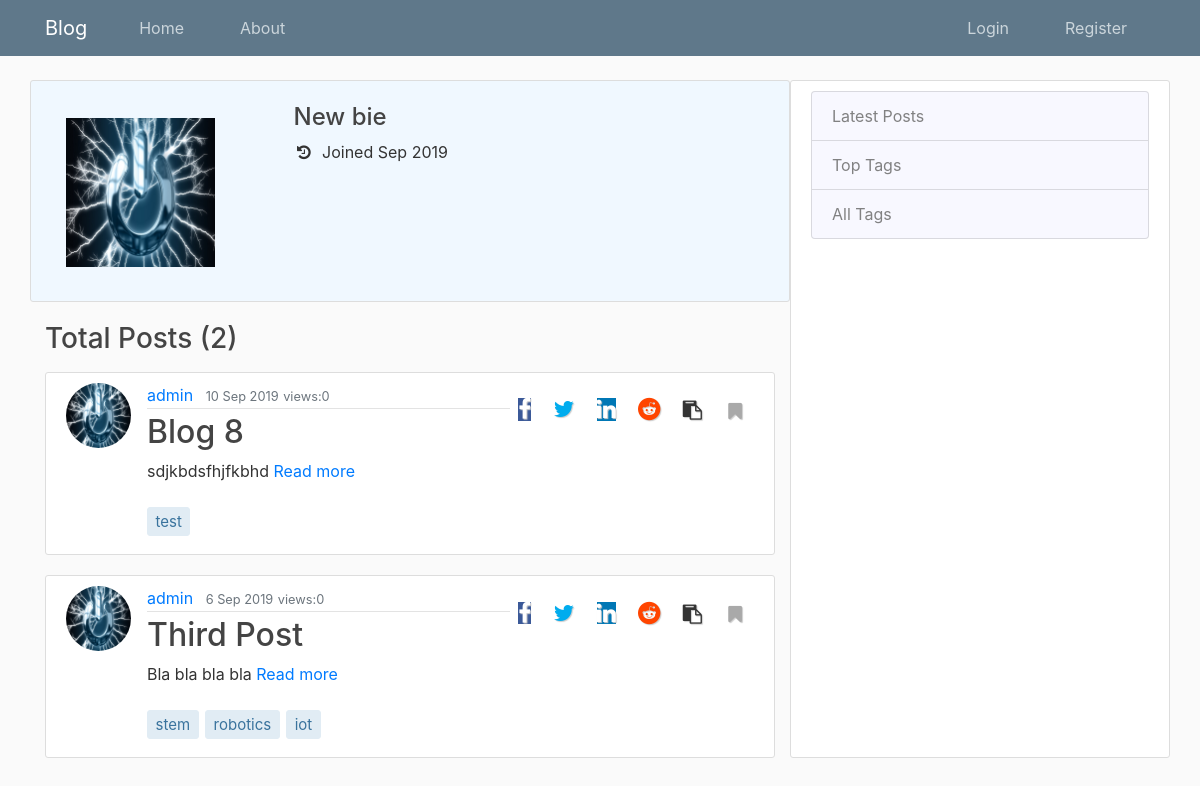
Page /blog/user/admin on the earlier database version.
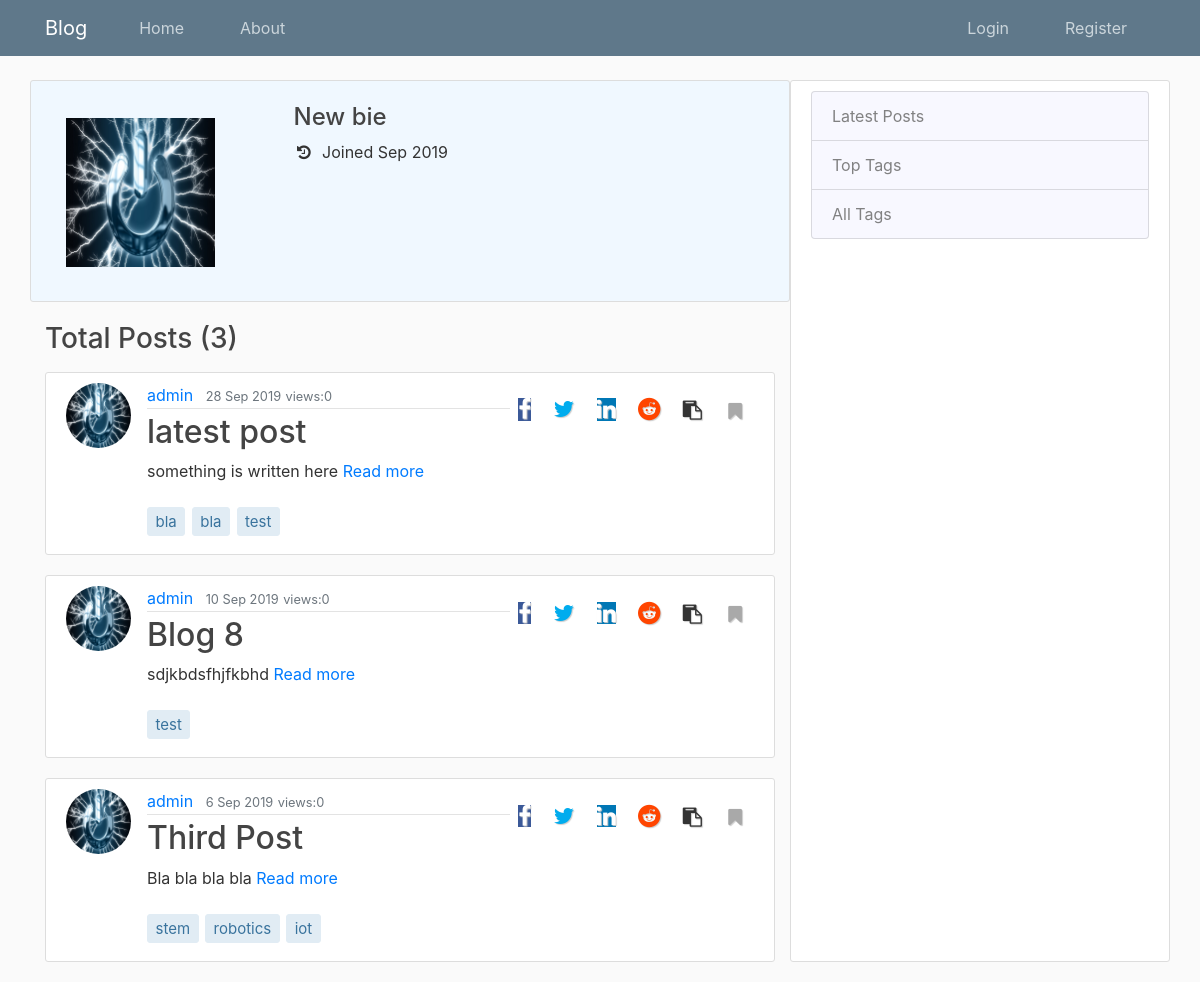
Same page on the later database version.
### Users/models.py (models this page shows, shortened)
class Profile(models.Model):
    user = models.OneToOneField(User, on_delete=models.CASCADE)
    bio = models.CharField(null=True, max_length=140, blank=True)
    image = models.ImageField(default='default.jpg', upload_to='profile_pics', blank=True)
    public = models.BooleanField(default=False)
    website = models.CharField(null=True, blank=True, max_length=80)
    location = models.CharField(null=True, max_length=200, blank=True)
    join_date = models.DateTimeField(auto_now_add=True)
    bookmarked_posts = models.ManyToManyField(Post)
    def __str__(self):
        return f'{self.user.username} Profile'
    def get_bookmarked_posts(self):
        return [post.id for post in self.bookmarked_posts.all()]

### Blog/models.py (models this page shows, shortened)
class Post(models.Model):
    title = models.CharField(help_text='Try to keep the title short, within 80 characters.', max_length=80, unique=True)
    slug = models.SlugField(default='', max_length=80)
    content = MarkupField(help_text=('This field supports all markup formatting'),
                        default='',
                        default_markup_type='markdown',
                        )
    tags = models.CharField(help_text='Enter tags separated by spaces. Do not enter more than 5 tags', max_length=80, default='', blank=True)
    date_posted = models.DateTimeField(default=timezone.now)
    last_updated = models.DateTimeField(auto_now=True)
    author = models.ForeignKey(User, null=True, on_delete=models.SET_NULL)
    publish = models.BooleanField(default=False)
    def get_tags_list(self):
        return self.tags.split()
    def get_post_detail_url(self):
        return reverse('Blog:post-detail', kwargs={'slug':self.slug})
    @property
    def hit_count(self):
        url, created = UrlHit.objects.get_or_create(url=self.get_post_detail_url())
        return url.hits

### Track/models.py (models this page shows, shortened)
class UrlHit(models.Model):
    url     = models.URLField()
    hits    = models.PositiveIntegerField(default=0)
    class Meta:
        ordering = ['-hits']

### Blog/views.py (the view)
# urls.py: path('user/<str:username>', views.UserPostListView.as_view(), name='user-posts'),
class UserPostListView(ListView):
    template_name = 'Blog/user_posts.html'   # <app>/<model>_<viewtype>.html
    context_object_name = 'posts'
    queryset = Post.objects.filter(publish=True)
    paginate_by = 5
    def get_queryset(self):
        user = get_object_or_404(User, username=self.kwargs.get('username'))
        return Post.objects.filter(author=user).order_by('-date_posted')
    def get_context_data(self, **kwargs):
        context = super(UserPostListView, self).get_context_data(**kwargs)
        context['author'] = get_object_or_404(User,
                                                username=self.kwargs.get('username')
                                                )
        context['profile'] = context['author'].profile
        return context

### Blog/templates/Blog/user_posts.html (shortened to what this page needs)
{% extends "Blog/base.html" %}
{% block content %}
{% if page_obj.paginator.count %}
    <div class="row {{profile}} content-section mt-0">
        <div class="avatar col-12 col-lg-3 col-xs-12 col-md-3 pr-3">
            <img class="user-img" src="{{ author.profile.image.url }}" alt="{{ author.first_name }} {{ author.last_name }}">
        </div>
        <div class="profile-info col-12 col-lg-9 col-xs-12 col-md-9 mt-1 pr-3">
            <ul class="list-unstyled ml-5 pr-3">
                <h4 class="user-bio mb-2">
                    {{ author.profile.bio }}
                </h4>
                <li class="user-join-date mt-2">
                    <span>
                    <i class="fa fa-history fa-fw mr-2"></i>Joined {{ author.profile.join_date|date:"M Y" }}<li>
                </span>
            </ul>
        </div>
    </div>
    <h3 class="mb-3">Total Posts ({{ page_obj.paginator.count }})</h3>
    {% include "post_list.html" %}
{% else %}
<h5 class="mt-5">There are no posts here.
    {% if author == user %}
    Try writing some <a class="" href="{% url 'Blog:post-create' %}">Posts</a>
    {% endif %}
</h5>
{% endif %}
{% endblock content %}

### Blog/templates/Blog/base.html (shortened to what this page needs)
{% load static %}
<!DOCTYPE html>
<html lang="en">
<head>
    <link rel="stylesheet" href="https://maxcdn.bootstrapcdn.com/bootstrap/4.0.0/css/bootstrap.min.css">
    <link rel="stylesheet" href="https://stackpath.bootstrapcdn.com/font-awesome/4.7.0/css/font-awesome.min.css">
    <link rel="stylesheet" type="text/css" href="{% static 'Blog/main.css' %}">
</head>
<header class="site-header">
    <nav class="navbar navbar-expand-md navbar-dark bg-steel fixed-top">
        <div class="container">
            <a class="navbar-brand mr-4" href="{% url 'Blog:home' %}">Blog</a>
            <div class="collapse navbar-collapse" id="navbarToggle">
                <div class="navbar-nav mr-auto">
                    <a class="nav-item nav-link" href="{% url 'Blog:home' %}">Home</a>
                    <a class="nav-item nav-link" href="{% url 'Blog:about' %}">About</a>
                </div>
                <div class="navbar-nav">
                    {% if user.is_authenticated %}
                    <div id="dropdown" class="dropdown">
                        {% comment %} <button class="dropbtn">{{user.first_name}}</button> {% endcomment %}
                        <a href="#" class="dropdown-toggle" data-toggle="dropdown"><img src={{user.profile.image.url}} class="user-image ml-2"><span class="caret"></span></a>
                        {% comment %} <i class="fa fa-caret-down"></i> {% endcomment %}
                        <div class="dropdown-menu">
                            <p class="ml-3 mb-0">Signed in as <strong>{{user.username}}</strong><p>
                            <a class="nav-item nav-link" href="{% url 'profile' %}">Edit Profile</a>
                            <a class="nav-item nav-link" href="{% url 'Blog:post-create' %}">New Post</a>
                            <a class="nav-item nav-link" href="{% url 'Blog:my-posts' user %}">My Posts</a>
                            <a class="nav-item nav-link" href="{% url 'Blog:user-bookmarks' user %}">Bookmarks</a>
                            <a class="nav-item nav-link" href="#">Drafts</a>
                            <a class="nav-item nav-link" href="{% url 'logout' %}">Log Out</a>
                        </div>
                    </div>
                    {% else %}
                    <a class="nav-item nav-link" href="{% url 'login' %}">Login</a>
                    <a class="nav-item nav-link" href="{% url 'register' %}">Register</a>
                    {% endif %}
                </div>
            </div>
        </div>
    </nav>
</header>
<body>
    <main role="main" class="container">
        <div class="row">
            <div class="col-md-8">
                {% block content %}
                {% endblock %}
            </div>
                <div id="sidebar" class="col-md-4 content-section">
                        <ul class="list-group">
                            <li id="latest-posts" class="list-group-item list-group-item-light" data-url='{% url "Blog:latest-posts" %}'>Latest Posts</li>
                            <li id="top-tags" class="list-group-item list-group-item-light" data-url='{% url "Blog:top-tags" %}'>Top Tags<br></li>
                            <li id="all-tags" class="list-group-item list-group-item-light" data-url='{% url "Blog:all-tags" %}'>All Tags<br></li>
                        </ul>
                </div>
            </div>
    </main>
</body>
</html>

### Blog/templates/post_list.html (shortened to what this page needs)
{% for post in posts %}
<div class="media content-section">
    <img class="rounded-circle article-img" src="{{ post.author.profile.image.url }}">
    <div class="media-body">
        <div class="article-metadata">
            <a class="mr-2" href="{% url 'Blog:user-posts' post.author.username %}">{{ post.author }}</a>
            <small class="text-muted">{{ post.date_posted|date:"j M Y" }}</small>
            <small class="text-muted">views:{{post.hit_count}}</small>
        </div>
        <h2><a class="article-title" href="{% url 'Blog:post-detail' post.slug %}">{{ post.title }}</a></h2>
        <p class="article-short-des">{{ post.content|truncatewords_html:'50' }}&nbsp<span><a href="{% url 'Blog:post-detail' post.slug %}">Read more</a></p>
        {% include "tags.html" with tags=post.get_tags_list %}
    </div>
{% include "share.html" %}
</div>
{% endfor %}

### Blog/templates/tags.html (shortened to what this page needs)
<span>
{% for tag in tags %}
    <a href="{% url 'Blog:tagged' tag %}"><p class="article-tags">{{ tag }}</p></a>
{% endfor %}
</span>

### Blog/templates/share.html
{% with domain='https://staycurious.in' %}
<ul class="list-unstyled share-icon mt-2 mb-2 float-right">
    {% url 'Blog:post-detail' post.slug as link %}
    {% with domain|add:link as link %}
        <li><a href="http://www.facebook.com/sharer.php?u={{link}}" rel="nofollow noopener noreferrer" target="_blank"><i class="fa fa-facebook ml-2 mr-2"></i></a></li>
        <li><a href="http://www.twitter.com/share?text={{object.title}}&url={{link}}" rel="nofollow noopener noreferrer" target="_blank"><i class="fa fa-twitter ml-2 mr-2"></i></a></li>
        <li><a href="http://www.linkedin.com/shareArticle?mini=true&url={{link|urlencode:''}}&title={{object.title|urlencode}}&source=StayCurious-Blog" rel="nofollow noopener noreferrer" target="_blank" ><i class="fa fa-linkedin ml-2 mr-2"></i></a></li>
        <li><a href="http://www.reddit.com/submit?url={{link}}post-to-reddit-via-url&titile={{object.title|urlencode}}" rel="nofollow noopener noreferrer" target="_blank"><i class="fa fa-reddit ml-2 mr-2"></i></a></li>
        <li><a class="copy" data-text={{link}} title="Copy link"><i class="fa fa-clipboard ml-2 mr-2"></i></a></li>
        {% if post.id in profile.get_bookmarked_posts %}
        <li><a id="unbookmark" class="btn bookmark" data-post={{post.slug}} data-url={% url 'Blog:bookmark-post'%} title="Remove from bookmark"><i class="fa fa-bookmark" style="color:steelblue"></i></a></li>
        {% else %}
        <li><a id="bookmark" class="btn bookmark" data-post={{post.slug}} data-url={% url 'Blog:bookmark-post'%} title="Bookmark this post"><i class="fa fa-bookmark" style="color:darkgrey"></i></a></li>
        {% endif %}
    {% endwith %}
</ul>
{% endwith %}

### Blog/static/Blog/main.css (style rules this page uses)
body { background: #fafafa; color: #333333; margin-top: 5rem; }
h1, h2, h3, h4, h5, h6 { color: #444444; }
ul { margin: 0; }
.bg-steel { background-color: #5f788a; }
.site-header .navbar-nav .nav-link { color: #cbd5db; margin-left: 1.25rem!important; margin-right: 1.25rem!important; }
#latest-posts, #top-tags, #all-tags { background-color: #f8f8ff; }
.content-section { background: #ffffff; padding: 10px 20px; border: 1px solid #dddddd; border-radius: 3px; margin-bottom: 20px; }
.article-title { color: #444444; }
.article-content, .article-short-des { white-space: pre-line; }
.article-img { height: 65px; width: 65px; margin-right: 16px; float: left; }
.article-metadata { padding-bottom: 1px; margin-bottom: 4px; border-bottom: 1px solid #e3e3e3 }
.article-tags { display: inline-block; padding: .4em .5em; margin: 0.5rem 2px 0.5rem 0; font-size: 15px; line-height: 1; white-space: nowrap; text-decoration: none; text-align: center; border-width: 1px; border-style: solid; border-radius: 3px; transition: all .15s ease-in-out; color: #39739d; background-color: #E1ECF4; border-color: #E1ECF4; }
.Profile { background-color: aliceblue; }
.profile-info { display: flex; flex-direction: column; }
.avatar { max-height: 200px; line-height: 200px; text-align: center; }
.avatar img { max-height: 100%; max-width: 100%; }
.share-icon { display: inline; font-size: 1.4rem!important; text-shadow: 1px 1px 1px #ccc; }
.share-icon li { display: inline; }
.copy, .bookmark { background-color: #fff; border: none; }
.copy, .bookmark { border: none; background: #fff; font-size: 1.2rem!important; }
.fa-facebook { background: #3b5998; color: #fff!important; }
.fa-twitter { background: fff!important; color: #00acee; }
.fa-linkedin { background: #0077b5; color: #fff !important; }
.fa-reddit { background: #fff; color: #ff4500 !important; }

Differences in the rows shown:
added Post: author.profile.image (placeholder picture), author "admin", date_posted "28 Sep 2019", hit_count "0", title "latest post", content "something is written here", tags "bla" "bla" "test"
Other differences:
{{ page_obj.paginator.count }}: "2" → "3"
